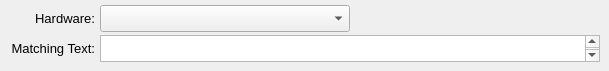
    <widget class="QWidget" name="page_14">
     <widget class="QLabel" name="label2_rf_x10_demod_text">
      <property name="geometry">
       <rect>
        <x>0</x>
        <y>40</y>
        <width>95</width>
        <height>16</height>
       </rect>
      </property>
      <property name="font">
       <font>
        <pointsize>10</pointsize>
       </font>
      </property>
      <property name="text">
       <string>Matching Text:</string>
      </property>
      <property name="alignment">
       <set>Qt::AlignRight|Qt::AlignTrailing|Qt::AlignVCenter</set>
      </property>
     </widget>
     <widget class="QTextEdit" name="textEdit_rf_x10_demod_text">
      <property name="geometry">
       <rect>
        <x>100</x>
        <y>35</y>
        <width>500</width>
        <height>27</height>
       </rect>
      </property>
      <property name="font">
       <font>
        <pointsize>11</pointsize>
       </font>
      </property>
      <property name="tabChangesFocus">
       <bool>true</bool>
      </property>
      <property name="readOnly">
       <bool>false</bool>
      </property>
     </widget>
     <widget class="QComboBox" name="comboBox_rf_x10_demod_hardware">
      <property name="geometry">
       <rect>
        <x>100</x>
        <y>5</y>
        <width>250</width>
        <height>27</height>
       </rect>
      </property>
     </widget>
     <widget class="QLabel" name="label2_rf_x10_demod_hardware">
      <property name="geometry">
       <rect>
        <x>0</x>
        <y>10</y>
        <width>95</width>
        <height>16</height>
       </rect>
      </property>
      <property name="font">
       <font>
        <pointsize>10</pointsize>
       </font>
      </property>
      <property name="text">
       <string>Hardware:</string>
      </property>
      <property name="alignment">
       <set>Qt::AlignRight|Qt::AlignTrailing|Qt::AlignVCenter</set>
      </property>
     </widget>
    </widget>
